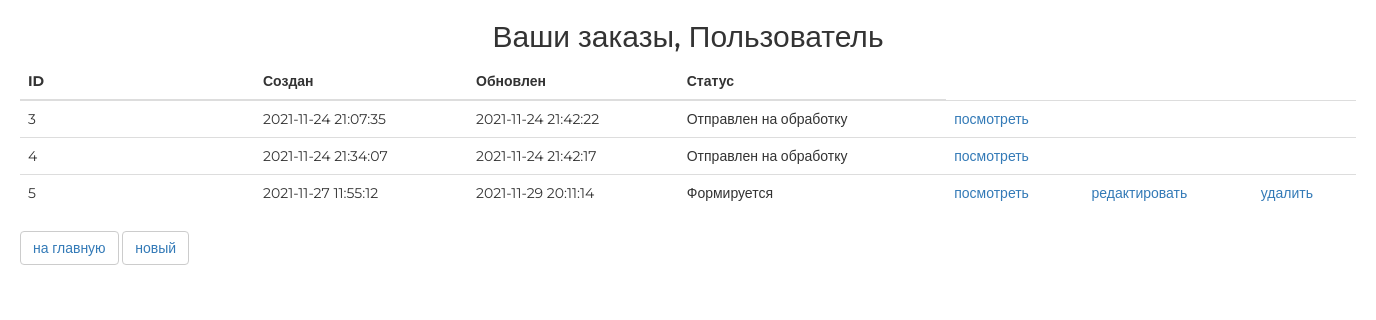
Page /order/ (signed in) on the committed database.
### ordersapp/models.py (models this page shows, shortened)
class Order(models.Model):
    STATUS_FORMING = 'FM'
    STATUS_SEND_TO_PROCEED = 'STP'
    STATUS_PROCEEDED = 'PRD'
    STATUS_PAID = 'PD'
    STATUS_DONE = 'DN'
    STATUS_CANCELED = 'CN'
    STATUSES = (
        (STATUS_FORMING, 'Формируется'),
        (STATUS_SEND_TO_PROCEED, 'Отправлен на обработку'),
        (STATUS_PROCEEDED, 'Обработан'),
        (STATUS_PAID, 'Оплачен'),
        (STATUS_DONE, 'Готов'),
        (STATUS_CANCELED, 'Отменен'),
    )
    user = models.ForeignKey(settings.AUTH_USER_MODEL, on_delete=models.CASCADE)
    status = models.CharField(choices=STATUSES, default=STATUS_FORMING, max_length=3)
    created_at = models.DateTimeField(auto_now_add=True)
    update_at = models.DateTimeField(auto_now=True)
    is_active = models.BooleanField(default=True)

### ordersapp/views.py (the view)
# urls.py: path('', ordersapp.OrderListView.as_view(), name='list'),
class OrderListView(ListView):
    model = Order
    def get_queryset(self):
        return Order.objects.filter(user=self.request.user)

### mainapp/context_processors.py (called while the page is built)
def basket(request):
    basket_items = []
    if request.user.is_authenticated:
        basket_items = Basket.objects.filter(user=request.user)
    return {'basket': basket_items}  # всегда словарь возвращает

### ordersapp/templates/ordersapp/order_list.html
{% extends 'ordersapp/base.html' %}
{% load static %}
{% block content %}
   <div class="h2 text-center head">
       Ваши заказы,
       {% if user.first_name %}
           {{ user.first_name|title}}
       {% else %}
           Пользователь
       {% endif %}
   </div>
   <table class="table orders_list">
       <thead>
         <tr>
           <th>ID</th>
           <th>Создан</th>
           <th>Обновлен</th>
           <th>Статус</th>
         </tr>
       </thead>
       <tbody>
           {% for item in object_list %}
               {% if item.is_active %}
               <tr>
                   <td class="td1 orders_list">{{ item.pk }}</td>
                   <td>{{ item.created_at|date:"Y-m-d H:i:s" }}</td>
                   <td>{{ item.update_at|date:"Y-m-d H:i:s" }}</td>
                   <td>{{ item.get_status_display }}</td>
                   <td>
                       <a href="{% url 'ordersapp:read' item.pk %}">
                           посмотреть
                       </a>
                   </td>
                   <td>
                       {% if item.status == 'FM' %}
                         <a href="{% url 'ordersapp:update' item.pk %}">
                           редактировать
                         </a>
                       {% endif %}
                   </td>
                   <td>
                       {% if item.status == 'FM' %}
                         <a href="{% url 'ordersapp:delete' item.pk %}">
                             удалить
                         </a>
                       {% endif %}
                   </td>
               </tr>
               {% endif %}
           {% endfor %}
       </tbody>
   </table>
   <button class="btn btn-default btn-round">
       <a href="{% url 'index' %}">
           на главную
       </a>
   </button>
   <button class="btn btn-default btn-round">
       <a href="{% url 'ordersapp:create' %}">
           новый
       </a>
   </button>
{% endblock %}

### static/css/style.css (style rules this page uses)
* { margin: 0; padding: 0; }
body { font-family: 'Montserrat', sans-serif; }
html, body { height: 100%; }
table { width: 100%; }
td:first-child { width: 235px; }

### rows in the picture
Order: pk "3", created_at "2021-11-24 21:07:35", update_at "2021-11-24 21:42:22", status "Отправлен на обработку"
Order: pk "4", created_at "2021-11-24 21:34:07", update_at "2021-11-24 21:42:17", status "Отправлен на обработку"
Order: pk "5", created_at "2021-11-27 11:55:12", update_at "2021-11-29 20:11:14", status "Формируется", shows "редактировать", shows "удалить"
